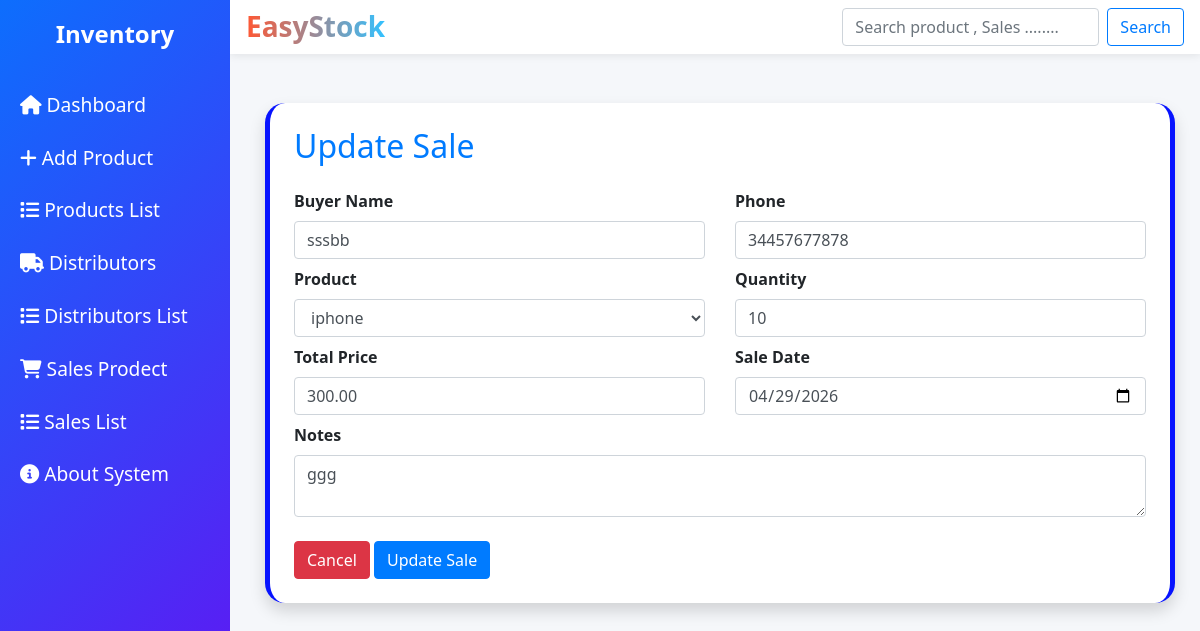
The page /update_sales/1/ on the database its author committed.
### app_app/models.py (models this page shows, shortened)
class Sale(models.Model):
    product = models.ForeignKey(Product, on_delete=models.PROTECT)
    buyer_name = models.CharField(max_length=255)
    phone = models.CharField(max_length=20, null=True, blank=True)
    quantity = models.PositiveIntegerField()
    total_price = models.DecimalField(max_digits=10, decimal_places=2)
    sale_date = models.DateField(null=True, blank=True)
    notes = models.TextField(null=True, blank=True)
    created_at = models.DateTimeField(auto_now_add=True)
    updated_at = models.DateTimeField(auto_now=True)

class Product(models.Model):
    CATEGORY_CHOICES = [
        ('electronics', 'Electronics'),
        ('clothing', 'Clothing'),
        ('food', 'Food'),
        ('accessories', 'Accessories'),
    ]
    SUPPLIER_CHOICES = [
        ('amazon', 'Amazon'),
        ('alibaba', 'Alibaba'),
        ('local', 'Local Supplier'),
    ]
    name = models.CharField(max_length=255)
    sku = models.CharField(max_length=100, unique=True)
    quantity = models.PositiveIntegerField()  # المخزون الأساسي
    min_stock = models.PositiveIntegerField(null=True, blank=True)
    category = models.CharField(max_length=50, choices=CATEGORY_CHOICES)
    cost = models.DecimalField(max_digits=10, decimal_places=2)
    price = models.DecimalField(max_digits=10, decimal_places=2)
    discount = models.DecimalField(max_digits=10, decimal_places=2, null=True, blank=True)
    supplier = models.CharField(max_length=50, choices=SUPPLIER_CHOICES, null=True, blank=True)
    image = models.ImageField(upload_to='products/', null=True, blank=True)
    import_date = models.DateField(null=True, blank=True)
    size = models.CharField(max_length=100, null=True, blank=True)
    notes = models.TextField(null=True, blank=True)
    created_at = models.DateTimeField(auto_now_add=True)
    updated_at = models.DateTimeField(auto_now=True)

### app_app/views.py (the view)
# urls.py: path('update_sales/<int:id>/', views.update_sales, name='update_sales'),
def update_sales(request, id):
    sales = get_object_or_404(Sale, id=id)
    products = Product.objects.all()
    if request.method == 'POST':
        form = SalesForm(request.POST, instance=sales)
        if form.is_valid():
            form.save()
            return redirect('sales_list')
        else:
            print(form.errors)
    else:
        form = SalesForm(instance=sales)
    return render(request, 'pages/update/update_sales.html', {
        'form': form,
        'sales': sales,
        'products': products
    })

### app_app/forms.py
class SalesForm(forms.ModelForm):
    class Meta:
        model=Sale
        fields="__all__"

### templates/pages/update/update_sales.html (shortened to what this page needs)
{% extends "base.html" %}
{% block content %}
<div class="content container mt-4">
  <div class="card shadow p-4">
    <h2 class="mb-4 text-primary">Update Sale</h2>
    <form method="POST">
      <div class="row">
        <div class="col-md-6 mb-2">
          <label>Buyer Name</label>
          <input type="text"
                 name="buyer_name"
                 class="form-control"
                 value="{{ sales.buyer_name }}"
                 required>
        </div>
        <div class="col-md-6 mb-2">
          <label>Phone</label>
          <input type="text"
                 name="phone"
                 class="form-control"
                 value="{{ sales.phone }}">
        </div>
        <div class="col-md-6 mb-2">
          <label>Product</label>
          <select name="product" class="form-control" required>
            {% for p in products %}
              <option value="{{ p.id }}"
                {% if p.id == sales.product.id %}selected{% endif %}>
                {{ p.name }}
              </option>
            {% endfor %}
          </select>
        </div>
        <div class="col-md-6 mb-2">
          <label>Quantity</label>
          <input type="number"
                 name="quantity"
                 class="form-control"
                 value="{{ sales.quantity }}"
                 required>
        </div>
        <div class="col-md-6 mb-2">
          <label>Total Price</label>
          <input type="number"
                 step="0.01"
                 name="total_price"
                 class="form-control"
                 value="{{ sales.total_price }}"
                 required>
        </div>
        <div class="col-md-6 mb-2">
          <label>Sale Date</label>
          <input type="date"
                 name="sale_date"
                 class="form-control"
                 value="{{ sales.sale_date|date:'Y-m-d' }}">
        </div>
        <div class="col-md-12 mb-2">
          <label>Notes</label>
          <textarea name="notes" class="form-control">{{ sales.notes }}</textarea>
        </div>
      </div>
      <div class="text-end mt-3">
        <a href="{% url 'sales_list' %}" class="btn btn-danger">Cancel</a>
        <button type="submit" class="btn btn-primary">Update Sale</button>
      </div>
    </form>
  </div>
</div>
{% endblock %}

### inventory/static/style.css (style rules this page uses)
body { margin: 0; background-color: #f5f7fa; font-family: 'Segoe UI', sans-serif; }
.content { margin-left: 230px; padding: 25px; }
label { font-weight: bold; }
.card { border-radius: 20px; border: none; box-shadow: 0 5px 15px rgba(0,0,0,0.06); transition: 0.4s; border-left:5px solid #0713ff; border-right:5px solid #0713ff; }
.content { margin-left: 240px; width: 80%; }

### rows shown on the page
Sale: buyer_name "sssbb", phone "34457677878", product "iphone", quantity "10", total_price "300.00", sale_date "04/29/2026", notes "ggg"
